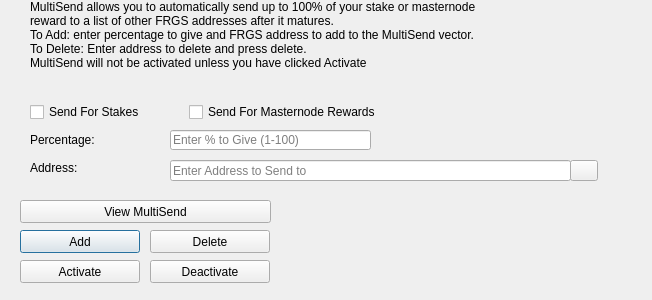
<?xml version="1.0" encoding="UTF-8"?>
<ui version="4.0">
 <class>MultiSendDialog</class>
 <widget class="QDialog" name="MultiSendDialog">
  <property name="windowModality">
   <enum>Qt::NonModal</enum>
  </property>
  <property name="geometry">
   <rect>
    <x>0</x>
    <y>0</y>
    <width>652</width>
    <height>300</height>
   </rect>
  </property>
  <property name="windowTitle">
   <string>MultiSend</string>
  </property>
  <widget class="QLineEdit" name="multiSendPercentEdit">
   <property name="geometry">
    <rect>
     <x>170</x>
     <y>130</y>
     <width>201</width>
     <height>20</height>
    </rect>
   </property>
   <property name="toolTip">
    <string>Enter whole numbers 1 - 100</string>
   </property>
   <property name="placeholderText">
    <string>Enter % to Give (1-100)</string>
   </property>
  </widget>
  <widget class="QLineEdit" name="multiSendAddressEdit">
   <property name="geometry">
    <rect>
     <x>170</x>
     <y>160</y>
     <width>401</width>
     <height>21</height>
    </rect>
   </property>
   <property name="toolTip">
    <string/>
   </property>
   <property name="placeholderText">
    <string>Enter Address to Send to</string>
   </property>
  </widget>
  <widget class="QLabel" name="label_2">
   <property name="geometry">
    <rect>
     <x>30</x>
     <y>0</y>
     <width>451</width>
     <height>121</height>
    </rect>
   </property>
   <property name="lineWidth">
    <number>1</number>
   </property>
   <property name="text">
    <string>MultiSend allows you to automatically send up to 100% of your stake or masternode reward to a list of other FRGS addresses after it matures.
To Add: enter percentage to give and FRGS address to add to the MultiSend vector.
To Delete: Enter address to delete and press delete.
MultiSend will not be activated unless you have clicked Activate</string>
   </property>
   <property name="alignment">
    <set>Qt::AlignLeading|Qt::AlignLeft|Qt::AlignTop</set>
   </property>
   <property name="wordWrap">
    <bool>true</bool>
   </property>
  </widget>
  <widget class="QLabel" name="message">
   <property name="geometry">
    <rect>
     <x>290</x>
     <y>200</y>
     <width>351</width>
     <height>91</height>
    </rect>
   </property>
   <property name="text">
    <string/>
   </property>
  </widget>
  <widget class="QPushButton" name="addButton">
   <property name="geometry">
    <rect>
     <x>20</x>
     <y>230</y>
     <width>120</width>
     <height>23</height>
    </rect>
   </property>
   <property name="toolTip">
    <string/>
   </property>
   <property name="statusTip">
    <string>Add to MultiSend Vector</string>
   </property>
   <property name="text">
    <string>Add</string>
   </property>
  </widget>
  <widget class="QPushButton" name="disableButton">
   <property name="geometry">
    <rect>
     <x>150</x>
     <y>260</y>
     <width>120</width>
     <height>23</height>
    </rect>
   </property>
   <property name="statusTip">
    <string>Deactivate MultiSend</string>
   </property>
   <property name="text">
    <string>Deactivate</string>
   </property>
  </widget>
  <widget class="QPushButton" name="addressBookButton">
   <property name="geometry">
    <rect>
     <x>570</x>
     <y>160</y>
     <width>28</width>
     <height>21</height>
    </rect>
   </property>
   <property name="toolTip">
    <string>Choose an address from the address book</string>
   </property>
   <property name="text">
    <string/>
   </property>
   <property name="icon">
    <iconset resource="../fargocash.qrc">
     <normaloff>:/icons/address-book</normaloff>:/icons/address-book</iconset>
   </property>
   <property name="shortcut">
    <string>Alt+A</string>
   </property>
   <property name="autoDefault">
    <bool>false</bool>
   </property>
  </widget>
  <widget class="QLabel" name="label">
   <property name="geometry">
    <rect>
     <x>30</x>
     <y>130</y>
     <width>121</width>
     <height>20</height>
    </rect>
   </property>
   <property name="toolTip">
    <string>Percentage of stake to send</string>
   </property>
   <property name="text">
    <string>Percentage:</string>
   </property>
  </widget>
  <widget class="QLabel" name="label_5">
   <property name="geometry">
    <rect>
     <x>30</x>
     <y>160</y>
     <width>111</width>
     <height>16</height>
    </rect>
   </property>
   <property name="toolTip">
    <string>Address to send portion of stake to</string>
   </property>
   <property name="text">
    <string>Address:</string>
   </property>
  </widget>
  <widget class="QPushButton" name="deleteButton">
   <property name="geometry">
    <rect>
     <x>150</x>
     <y>230</y>
     <width>120</width>
     <height>23</height>
    </rect>
   </property>
   <property name="toolTip">
    <string/>
   </property>
   <property name="statusTip">
    <string>Delete Address From MultiSend Vector</string>
   </property>
   <property name="text">
    <string>Delete</string>
   </property>
  </widget>
  <widget class="QPushButton" name="activateButton">
   <property name="geometry">
    <rect>
     <x>20</x>
     <y>260</y>
     <width>120</width>
     <height>23</height>
    </rect>
   </property>
   <property name="statusTip">
    <string>Activate MultiSend</string>
   </property>
   <property name="text">
    <string>Activate</string>
   </property>
  </widget>
  <widget class="QPushButton" name="viewButton">
   <property name="geometry">
    <rect>
     <x>20</x>
     <y>200</y>
     <width>251</width>
     <height>23</height>
    </rect>
   </property>
   <property name="toolTip">
    <string/>
   </property>
   <property name="statusTip">
    <string>View MultiSend Vector</string>
   </property>
   <property name="text">
    <string>View MultiSend</string>
   </property>
  </widget>
  <widget class="QWidget" name="horizontalLayoutWidget">
   <property name="geometry">
    <rect>
     <x>30</x>
     <y>100</y>
     <width>351</width>
     <height>24</height>
    </rect>
   </property>
   <layout class="QHBoxLayout" name="horizontalLayout">
    <item>
     <widget class="QCheckBox" name="multiSendStakeCheckBox">
      <property name="text">
       <string>Send For Stakes</string>
      </property>
     </widget>
    </item>
    <item>
     <widget class="QCheckBox" name="multiSendMasternodeCheckBox">
      <property name="text">
       <string>Send For Masternode Rewards</string>
      </property>
     </widget>
    </item>
   </layout>
  </widget>
 </widget>
 <resources>
  <include location="../fargocash.qrc"/>
 </resources>
 <connections/>
</ui>
